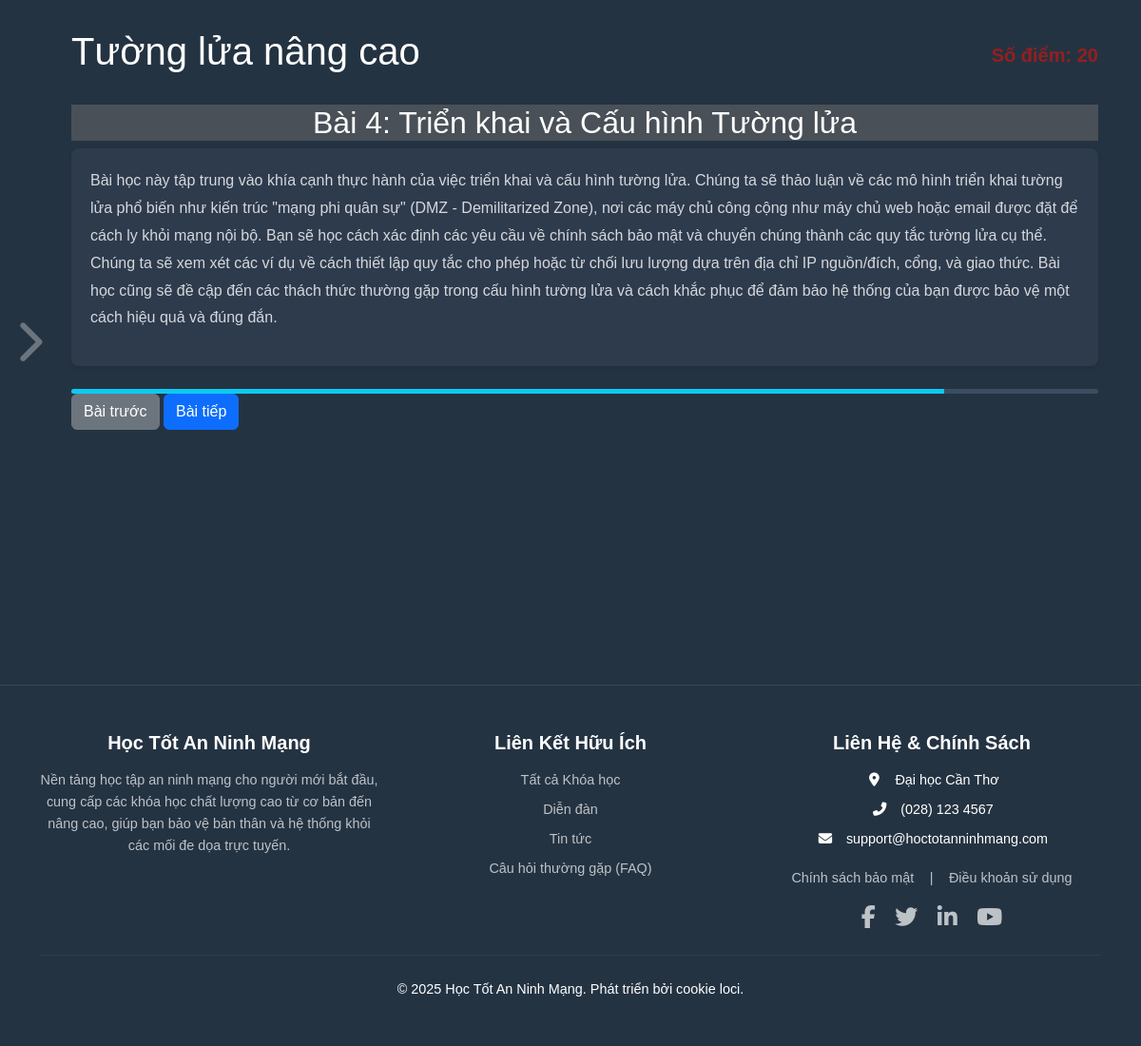
/courses.php?kh_id=1&bh_thutu=4 (signed in), run on the app's committed database.
### tables this page shows
CREATE TABLE KHOA_HOC (
	kh_id INT PRIMARY KEY AUTO_INCREMENT, 
	kh_name VARCHAR(255) NOT NULL,        
	kh_soluong_baihoc INT,                
	kh_dokho VARCHAR(50),                 
	kh_url VARCHAR(255),                  
	kh_mota TEXT,
	hkh_id INT,
	FOREIGN KEY (hkh_id) REFERENCES hinh_khoa_hoc(hkh_id)  	                   
);

CREATE TABLE BAI_HOC (
	bh_id INT PRIMARY KEY AUTO_INCREMENT,   
	kh_id INT NOT NULL,                     
	bh_tieude VARCHAR(255) NOT NULL,        
	bh_noidung TEXT,                        
	bh_thutu INT,                           
	bh_ngay_tao DATETIME DEFAULT CURRENT_TIMESTAMP, 
	bh_cap_nhat DATETIME DEFAULT CURRENT_TIMESTAMP ON UPDATE CURRENT_TIMESTAMP, 
	bh_diem INT,                            
	FOREIGN KEY (kh_id) REFERENCES KHOA_HOC(kh_id) 
);

### courses.php (the view, shortened to what this page needs)
<?php
    include_once __DIR__ . "/dbconnect.php";
    $current_kh_id = isset($_GET['kh_id']) ? (int)$_GET['kh_id'] : 0;
    $arr_bai_hoc_trong_khoa = [];
    if ($current_kh_id > 0) {
        $stmt_bh = $conn->prepare("SELECT bh_id, bh_tieude, bh_thutu, bh_noidung, bh_diem FROM bai_hoc WHERE kh_id = ? ORDER BY bh_thutu ASC;");
        if ($stmt_bh) {
            $stmt_bh->bind_param("i", $current_kh_id);
            $stmt_bh->execute();
            $result_bh = $stmt_bh->get_result();
            while ($row_bh = $result_bh->fetch_assoc()) {
                $arr_bai_hoc_trong_khoa[] = $row_bh;
            }
        } else {
            error_log("lỗi truy vấn: .$conn->error . $conn->error");
        }
    }
    $current_bh_thutu_from_url = isset($_GET['bh_thutu']) ? (int)$_GET['bh_thutu'] : null;
    $current_bh_data = null;
    if ($current_bh_thutu_from_url === null && !empty($arr_bai_hoc_trong_khoa)) {
        $current_bh_data = $arr_bai_hoc_trong_khoa[0];
    } else {
        foreach ($arr_bai_hoc_trong_khoa as $bh_item) {
            if ($bh_item['bh_thutu'] == $current_bh_thutu_from_url) {
                $current_bh_data = $bh_item;
                break;
            }
            if ($current_bh_data === null && !empty($arr_bai_hoc_trong_khoa)) {
                $current_bh_data = $arr_bai_hoc_trong_khoa[0];
            }
        }
    }
    $current_khoa_hoc_name = "Tên Khóa Học Không Xác Định";
    if ($current_kh_id > 0) {
        $stmt_kh = $conn->prepare("SELECT kh_name FROM khoa_hoc WHERE kh_id = ?;");
        if ($stmt_kh) {
            $stmt_kh->bind_param("i", $current_kh_id);
            $stmt_kh->execute();
            $stmt_kh->bind_result($kh_name);
            if ($stmt_kh->fetch()) {
                $current_khoa_hoc_name = htmlspecialchars($kh_name);
            }
        }
    }
?>
<!DOCTYPE html>
<html lang="vi">
<head>
    <?php include_once __DIR__ . '/includes/style.php'; ?>
</head>
<body>
    <main class="course-detail-main d-flex" style="background-color: var(--primary-bg-color); min-height: calc(100vh - 80px);">
        <button class="sidebar-toggle" id="sidebarToggleBtn">
            <i class="fas fa-chevron-right toggle-icon"></i>
        </button>
        <aside id="courseSidebar" class="course-sidebar collapsed">
                    <?php foreach($arr_bai_hoc_trong_khoa as $bh): ?>
                        <?php
                            $is_active = ($current_bh_data && $bh['bh_thutu'] == $current_bh_data['bh_thutu']) ? 'active' : '';
                        ?>
                    <?php endforeach; ?>
        </aside>
        <section class="course-content flex-grow-1 p-4 container">
            <div class="d-flex justify-content-between align-items-center mb-4">
                <h1 class="text-white <?= $is_active ?>"> <?= $current_khoa_hoc_name ?></h1>
                <span class=" diem-bai-hoc">Số điểm: <?= htmlspecialchars($current_bh_data['bh_diem']) ?></span>
            </div>
            <div class="ten-bai-hoc" style="background-color: var(--link-hover-color);">
                <h2 class="text-white <?= $is_active ?> text-center"> <?= $current_bh_data['bh_tieude'] ?></h2>
            </div>
            <div class="course-text-block mb-4">
                <p class="<?= $is_active ?>"><?= htmlspecialchars($current_bh_data['bh_noidung'])?></p>
            </div>
            <div class="progress mt-auto" style="height: 5px;">
                <div class="progress-bar bg-info" role="progressbar" style="width: 85%;" aria-valuenow="85" aria-valuemin="0" aria-valuemax="100"></div>
            </div>
            <?php
                $current_bh_index = -1;
                foreach ($arr_bai_hoc_trong_khoa as $index => $bh_item) {
                    if ($bh_item['bh_thutu'] == $current_bh_data['bh_thutu']) {
                        $current_bh_index = $index;
                        break;
                    }
                }
                $prev_bh_thutu = null;
                if ($current_bh_index > 0) {
                    $prev_bh_thutu = $arr_bai_hoc_trong_khoa[$current_bh_index - 1]['bh_thutu'];
                }
                $next_bh_thutu = null;
                if ($current_bh_index < count($arr_bai_hoc_trong_khoa) - 1) {
                    $next_bh_thutu = $arr_bai_hoc_trong_khoa[$current_bh_index + 1]['bh_thutu'];
                }
            ?>
            <div class="lesson-navigation">
                <?php if ($prev_bh_thutu !== null): ?>
                    <a href="courses.php?kh_id=<?= htmlspecialchars($current_kh_id) ?>&bh_thutu=<?= htmlspecialchars($prev_bh_thutu) ?>" class="btn btn-secondary">Bài trước</a>
                <?php endif; ?>
                <?php if ($next_bh_thutu !== null): ?>
                    <a href="courses.php?kh_id=<?= htmlspecialchars($current_kh_id) ?>&bh_thutu=<?= htmlspecialchars($next_bh_thutu) ?>" class="btn btn-primary">Bài tiếp</a>
                <?php endif; ?>
            </div>
        </section>
    </main>
    <?php include_once __DIR__ . "/includes/footer.php"; ?>
</body>
</html>

### assets/css/app.css (style rules this page uses)
:root { --primary-bg-color: #2c3e50; --secondary-bg-color: #f8f9fa; --text-color-light: #ffffff; --text-color-dark: #343a40; --btn-primary-bg: #007bff; --btn-primary-hover-bg: #476481; --thirth-bg-color: #243342; --fourth-bg-color: #4273a4; }
body { font-family: 'Arial', sans-serif; line-height: 1.6; background-color: var(--primary-bg-color); color: var(--text-color-dark); }
html, body { height: 100%; }
body { display: flex; flex-direction: column; }
main { flex-grow: 1; }
.course-detail-main { display: flex; min-height: calc(100vh - 80px); position: relative; }
.course-sidebar { background-color: #243342; width: 30%; flex-shrink: 0; transition: width 0.3s ease, transform 0.3s ease; overflow-x: hidden; display: flex; flex-direction: column; padding-top: 20px; padding-bottom: 20px; }
.course-sidebar.collapsed { width: 30px; padding-left: 0; padding-right: 0; }
.sidebar-toggle { position: absolute; top: 50%; left: 30px; transform: translate(-50%, -50%); background-color: var(--thirth-bg-color); border: none; border-radius: 25%; width: 35px; height: 100px; display: flex; align-items: center; justify-content: center; cursor: pointer; z-index: 10; transition: background-color 0.2s ease, transform 0.3s ease, left 0.3s ease; color: var(--text-color-light); }
.sidebar-toggle .toggle-icon { transition: transform 0.3s ease; font-size: 2.9rem; color: #6c757d; transition: color 0.2s ease, transform 0.3s ease; }
.course-content { background-color: var(--primary-bg-color); color: var(--text-color-light); overflow-y: auto; padding: 30px !important; }
.course-content h2, .course-content h3 { color: var(--text-color-light); }
.course-text-block { background-color: #2e3b4d; padding: 20px; border-radius: 8px; margin-bottom: 20px; box-shadow: 0 2px 5px rgba(0,0,0,0.1); }
.course-text-block p { color: rgba(255, 255, 255, 0.8); line-height: 1.8; }
.progress { background-color: #3b4e60; border-radius: 5px; }
.progress-bar { background-color: var(--fourth-bg-color) }
.diem-bai-hoc { font-size: 20px; color: #951f1f; font-weight: bolder ; }
:root { --primary-bg-color: #243342; --card-bg-color: #e0e0e0; --input-bg-color: #f8f9fa; --input-bg-color-focus: #ffffff; --border-color: #ced4da; --primary-color: #007bff; --text-color-dark: #343a40; --placeholder-color: #6c757d; --link-color: #6c757d; --link-hover-color: #495057; }

### data on the page
khoa_hoc: kh_name "Tường lửa nâng cao"
bai_hoc: bh_tieude "Bài 4: Triển khai và Cấu hình Tường lửa", bh_noidung "Bài học này tập trung vào khía cạnh thực hành của việc triển khai và cấu hình tường lửa. Chúng ta sẽ thảo luận về các mô hình triển khai tường lửa phổ biến như kiến trúc \"mạng phi quân sự\" (DMZ - Demilitarized Zone), nơi các máy chủ công cộng như máy chủ web hoặc email được đặt để cách ly khỏi mạng nội bộ. Bạn sẽ học cách xác định các yêu cầu về chính sách bảo mật và chuyển chúng thành các quy tắc tường lửa cụ thể. Chúng ta sẽ xem xét các ví dụ về cách thiết lập quy tắc cho phép hoặc từ chối lưu lượng dựa trên địa chỉ IP nguồn/đích, cổng, và giao thức. Bài học cũng sẽ đề cập đến các thách thức thường gặp trong cấu hình tường lửa và cách khắc phục để đảm bảo hệ thống của bạn được bảo vệ một…"
